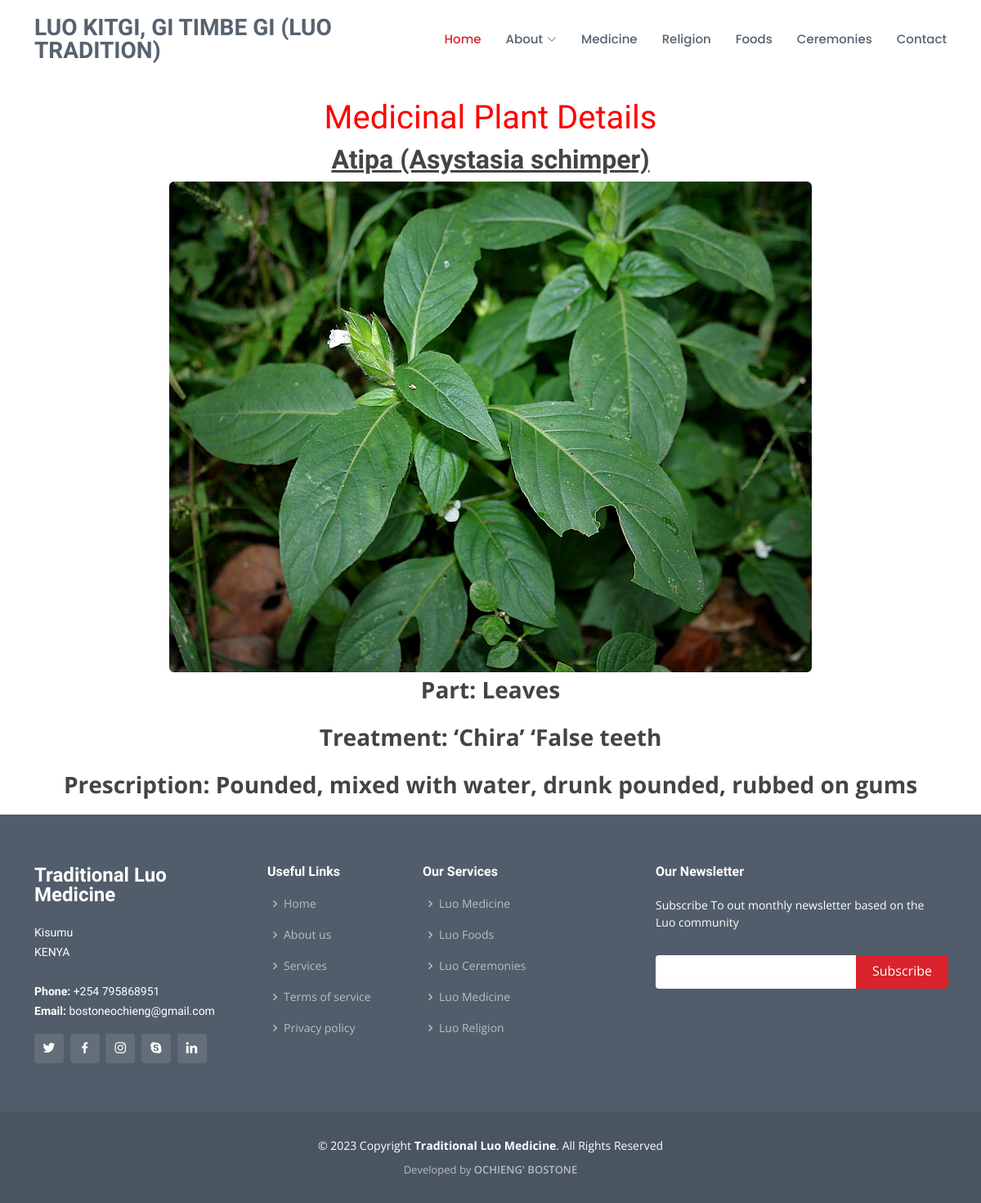
Page /plant/2/ on the committed database.
### luomedicine_app/models.py (models this page shows, shortened)
class MedicinalPlant(models.Model):
    def validate_image_file_extension(value):
        allowed_extensions = [".jpg", ".jpeg", ".png", ".gif", ".PNG", ".JPG"]
        ext = os.path.splitext(value.name)[1]
        if not ext.lower() in allowed_extensions:
            raise ValidationError(
                "Unsupported file extension.  Allowed extensions are: .jpg, .jpeg, .png, .gif"
            )
    """
    A model representing a medicinal plant.
    """
    title = models.CharField(max_length=100)
    part = models.TextField(default="leaves")
    treatment = models.TextField()
    prescription = models.TextField()
    image = models.ImageField(
        upload_to="luomedicine_app/static/medicinal_plant_images/",
        validators=[validate_image_file_extension],
    )

### luomedicine_app/views.py (the view, shortened to what this page needs)
# urls.py: path("plant/<int:id>/", views.get_medicinal_plant_by_id, name="plant"),
def get_medicinal_plant_by_id(request, id):
    try:
        medicinal_plant = MedicinalPlant.objects.get(id=id)
    except MedicinalPlant.DoesNotExist:
        error_message = "The requested MedicinalPlant does not exist."
        return render(
            request,
            "luomedicine/error.html",
            {"error_message": error_message},
            status=404,
        )
    return render(
        request, "luomedicine/plant.html", {"medicinal_plant": medicinal_plant}
    )

### luomedicine_app/templates/luomedicine/plant.html
{% extends "luomedicine/layout.html" %} {% block body %} {% load static %}
<div style="
    margin-top: 120px;
    color: red;
    font-size: 44px;
    font-weight: bold;
    text-align: center;
    font-family: Times New Roman, Times, serif;">
  <h1>Medicinal Plant Details</h1>
</div>
<div class="container mt-10">
  <div class="row" >
    <div class="col-md-12 d-flex justify-content-center">
      <div>
        <h2 class="text-center fw-bold text-decoration-underline">{{ medicinal_plant.title }}</h2>
        <img src="{{ medicinal_plant.image.url }}" alt="{{ medicinal_plant.title }}" class="img-fluid rounded mx-auto d-block">
        <p class="text-center fs-3 fw-bold">Part: {{ medicinal_plant.part }}</p>
        <p class="text-center fs-3 fw-bold">Treatment: {{ medicinal_plant.treatment }}</p>
        <p class="text-center fs-3 fw-bold">Prescription: {{ medicinal_plant.prescription }}</p>
      </div>
    </div>
  </div>
</div>
{% endblock %}

### luomedicine_app/static/assets/css/style.css (style rules this page uses)
body { font-family: "Open Sans", sans-serif; color: #444444; }
h1, h2, h3, h4, h5, h6 { font-family: "Raleway", sans-serif; }

### rows in the picture
MedicinalPlant: title "Atipa (Asystasia schimper)", image (picture), part "Leaves", treatment "‘Chira’ ‘False teeth", prescription "Pounded, mixed with water, drunk pounded, rubbed on gums"
